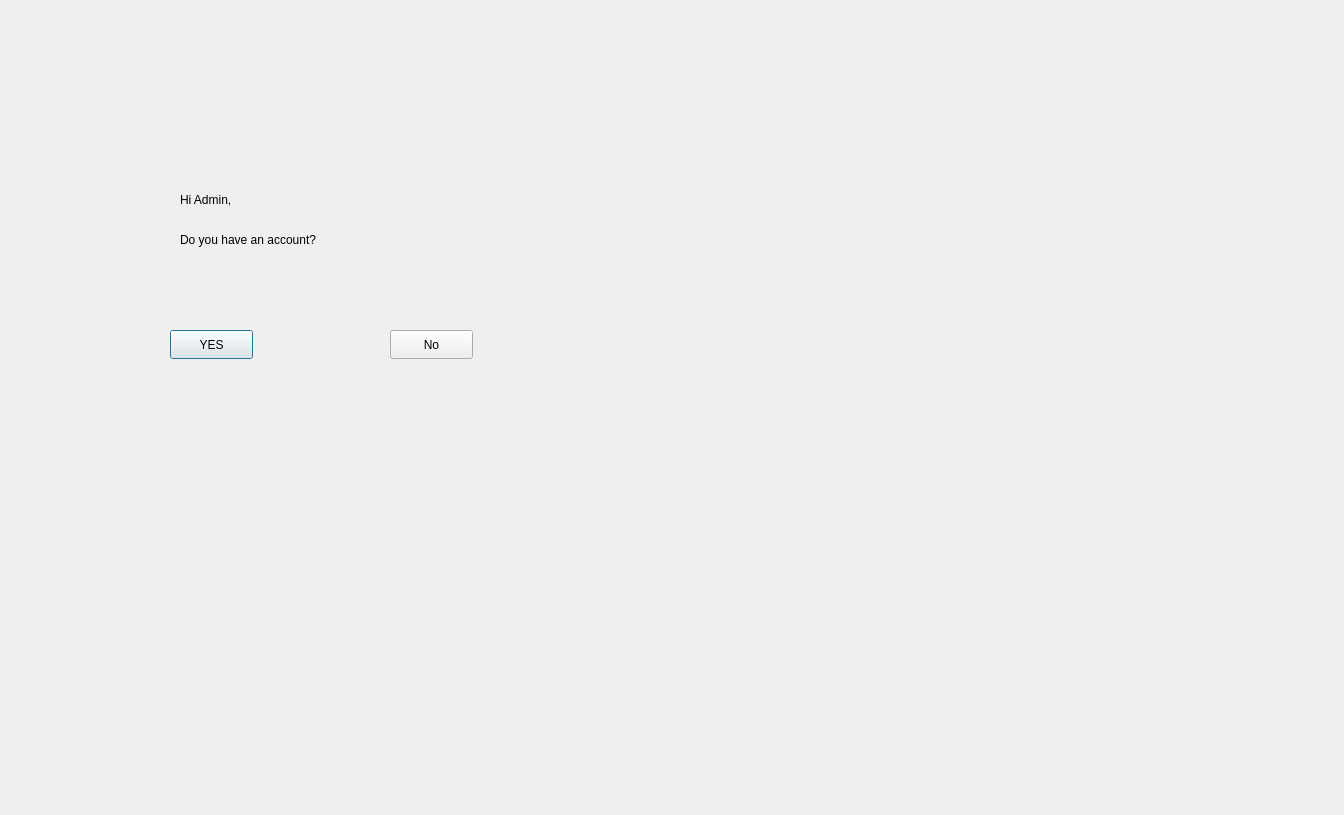
<?xml version="1.0" encoding="UTF-8"?>
<ui version="4.0">
 <class>adminlogin</class>
 <widget class="QDialog" name="adminlogin">
  <property name="geometry">
   <rect>
    <x>0</x>
    <y>0</y>
    <width>1344</width>
    <height>815</height>
   </rect>
  </property>
  <property name="windowTitle">
   <string>Dialog</string>
  </property>
  <widget class="QLabel" name="label">
   <property name="geometry">
    <rect>
     <x>180</x>
     <y>190</y>
     <width>211</width>
     <height>20</height>
    </rect>
   </property>
   <property name="text">
    <string>Hi Admin, </string>
   </property>
  </widget>
  <widget class="QLabel" name="label_2">
   <property name="geometry">
    <rect>
     <x>180</x>
     <y>230</y>
     <width>201</width>
     <height>20</height>
    </rect>
   </property>
   <property name="text">
    <string>Do you have an account?</string>
   </property>
  </widget>
  <widget class="QPushButton" name="yesaccountadmin">
   <property name="geometry">
    <rect>
     <x>170</x>
     <y>330</y>
     <width>83</width>
     <height>29</height>
    </rect>
   </property>
   <property name="text">
    <string>YES</string>
   </property>
  </widget>
  <widget class="QPushButton" name="noaccountadmin">
   <property name="geometry">
    <rect>
     <x>390</x>
     <y>330</y>
     <width>83</width>
     <height>29</height>
    </rect>
   </property>
   <property name="text">
    <string>No</string>
   </property>
  </widget>
 </widget>
 <resources/>
 <connections/>
</ui>
